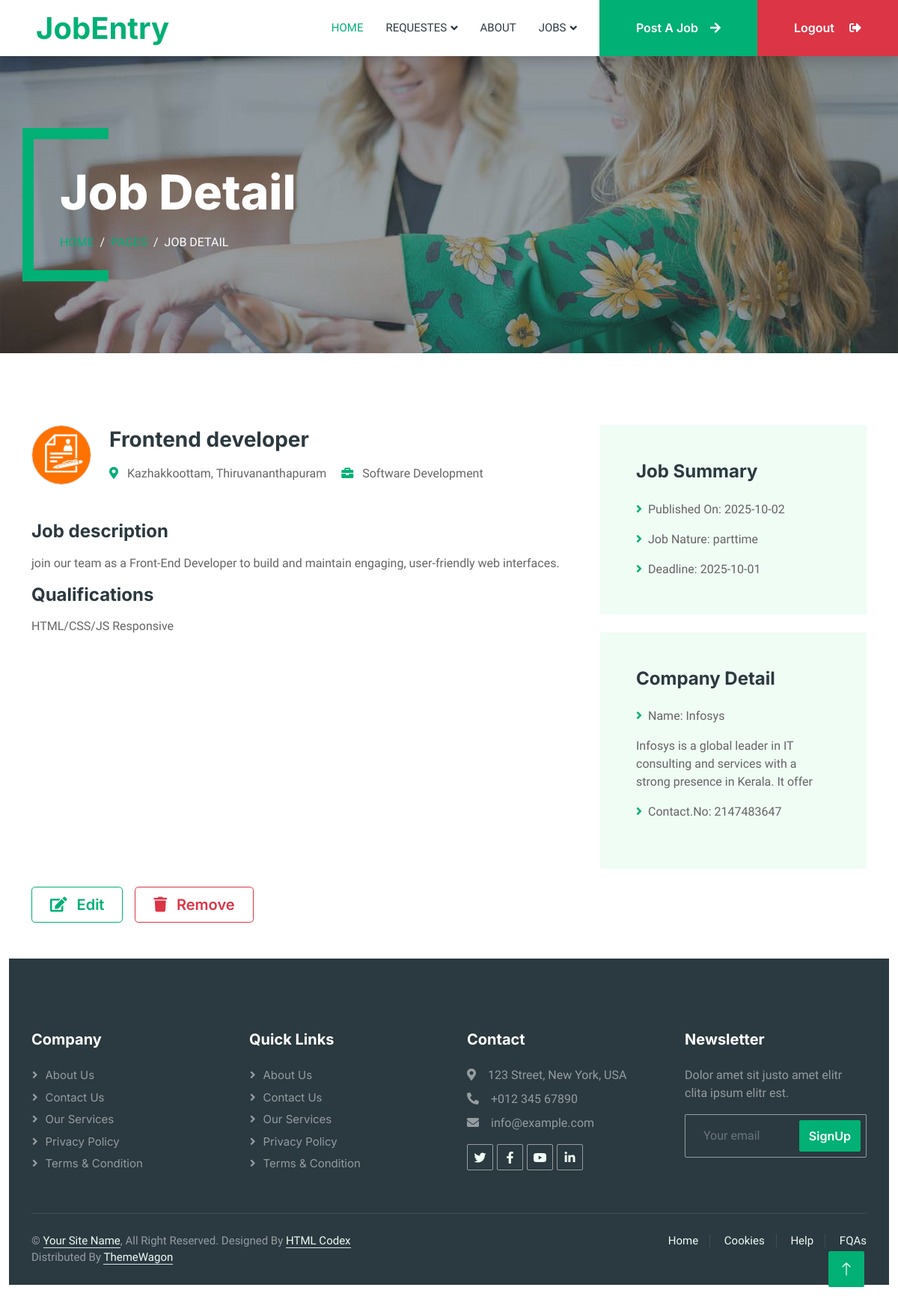
The app's page /Company/jobdetails.php?postid=29 with its own data.
### tables this page shows
CREATE TABLE `tbl_companypost` (
  `postid` int(11) NOT NULL,
  `postname` varchar(30) NOT NULL,
  `companyid` int(11) NOT NULL,
  `postdate` date NOT NULL,
  `criteria` varchar(100) NOT NULL,
  `enddate` date NOT NULL,
  `jobtypeid` int(11) NOT NULL,
  `jobtime` varchar(50) NOT NULL,
  `jobdescription` varchar(100) NOT NULL
);

CREATE TABLE `tbl_location` (
  `locationid` int(11) NOT NULL,
  `locationname` varchar(30) NOT NULL,
  `districtid` int(11) NOT NULL
);

CREATE TABLE `tbl_district` (
  `districtid` int(11) NOT NULL,
  `districtname` varchar(30) NOT NULL
);

CREATE TABLE `tbl_jobtype` (
  `jobtypeid` int(11) NOT NULL,
  `jobtypename` varchar(100) NOT NULL
);

CREATE TABLE `tbl_company` (
  `companyid` int(11) NOT NULL,
  `name` varchar(50) NOT NULL,
  `email` varchar(30) NOT NULL,
  `photo` varchar(100) NOT NULL,
  `licensenumber` varchar(30) NOT NULL,
  `locationid` int(11) NOT NULL,
  `regdate` date NOT NULL,
  `contactnum` varchar(20) NOT NULL,
  `username` varchar(30) NOT NULL,
  `password` varchar(50) NOT NULL,
  `status` varchar(50) NOT NULL,
  `description` varchar(300) NOT NULL,
  `plan_id` int(11) NOT NULL,
  `renewaldate` date DEFAULT NULL
);

### dboperation.php (called while the page is built, shortened)
<?php
class dboperation
{
    public $con,$res;
    function __construct()
    {
        $this->con=mysqli_connect("localhost","root","","db_jobportalfinal");
    }
    public function executequery($sql)
    {
        $this->res=mysqli_query($this->con,$sql);
        return $this->res;
    }
}
?>

### Company/jobdetails.php (the view)
<?php
include("header.php");
include_once("../dboperation.php");
$obj = new dboperation();
if (isset($_GET['postid'])) {
    $postid =$_GET['postid'];
    $sql = "SELECT * FROM tbl_companypost c
        INNER JOIN tbl_jobtype j ON j.jobtypeid = c.jobtypeid
        INNER JOIN tbl_company cy ON cy.companyid = c.companyid
        INNER JOIN tbl_location l ON l.locationid = cy.locationid
        INNER JOIN tbl_district d ON d.districtid = l.districtid
        WHERE postid = $postid";
    $res = $obj->executequery($sql);
    $row = mysqli_fetch_assoc($res);
        $postname = $row['postname'];
        $criteria = $row['criteria'];
        $jobtime  = $row['jobtime'];
        $postdate = $row['postdate'];
        $enddate = $row['enddate'];
        $location = $row['locationname'];
        $dis = $row['districtname'];
        $job = $row['jobtypename'];
        $des= $row['description'];
        $cname = $row['name'];
        $contact = $row['contactnum'];
        $jobdes = $row['jobdescription'];
}
 else {
    echo "<p>No job selected.</p>";
    include("footer.php");
    exit;
}
?>
        <div class="container-xxl py-5 bg-dark page-header mb-5">
            <div class="container my-5 pt-5 pb-4">
                <h1 class="display-3 text-white mb-3 animated slideInDown">Job Detail</h1>
                <nav aria-label="breadcrumb">
                    <ol class="breadcrumb text-uppercase">
                        <li class="breadcrumb-item"><a href="index.php">Home</a></li>
                        <li class="breadcrumb-item"><a href="#">Pages</a></li>
                        <li class="breadcrumb-item text-white active" aria-current="page">Job Detail</li>
                    </ol>
                </nav>
            </div>
        </div>
<div class="container-xxl py-5 wow fadeInUp" data-wow-delay="0.1s">
    <div class="container">
        <div class="row gy-5 gx-4">
            <div class="col-lg-8">
                <div class="d-flex align-items-center mb-5">
                  <?php
                   if ($jobtime == "fulltime")
                {
                    ?>
                    <img class="img-fluid border rounded-circle" src="img/fulltime.jpg" alt="Full-time" style="width: 80px; height: 80px;">
                    <?php
                }
                    else
                    {
                    ?><img class="img-fluid border rounded-circle" src="img/parttime.png" alt="Part-time" style="width: 80px; height: 80px;"><?php
                    }
                        ?>
                    <div class="text-start ps-4">
                        <h3 class="mb-3"><?php echo $postname; ?></h3>
                        <span class="text-truncate me-3">
                            <i class="fa fa-map-marker-alt text-primary me-2"></i>
                            <?php echo $location . ", " . $dis; ?>
                            <i class="fa fa-briefcase text-primary me-2 ms-3"></i>
                            <?php echo $job; ?>
                        </span>
                    </div>
                </div>
                <div class="mb-5">
                    <h4 class="mb-3">Job description</h4>
                            <p><?php echo $jobdes; ?></p>
                    <h4 class="mb-3">Qualifications</h4>
                    <p><?php echo $criteria; ?></p>
                </div>
            </div>
<div class="col-lg-4">
    <div class="bg-light rounded p-5 mb-4">
        <h4 class="mb-4">Job Summary</h4>
        <p><i class="fa fa-angle-right text-primary me-2"></i>Published On: <?php echo $postdate; ?></p>
        <p><i class="fa fa-angle-right text-primary me-2"></i>Job Nature: <?php echo $jobtime; ?></p>
        <p class="m-0"><i class="fa fa-angle-right text-primary me-2"></i>Deadline: <?php echo $enddate; ?></p>
    </div>
    <div class="bg-light rounded p-5">
        <h4 class="mb-4">Company Detail</h4>
        <p><i class="fa fa-angle-right text-primary me-2"></i>Name: <?php echo $cname; ?></p>
        <p><?php echo $des; ?></p>
        <p><i class="fa fa-angle-right text-primary me-2"></i>Contact.No: <?php echo $contact; ?></p>
    </div>
</div>
<div class="col-lg-12 mt-4">
    <div class="d-flex justify-content-center justify-content-md-start gap-3 flex-wrap">
        <a href="jobedit.php?id=<?php echo $postid; ?>"
           class="btn btn-outline-primary btn-lg px-4 py-2">
            <i class="fa fa-edit me-2"></i> Edit
        </a>
        <a href="jobdelete.php?id=<?php echo $postid; ?>"
           class="btn btn-outline-danger btn-lg px-4 py-2"
           onclick="return confirm('Are you sure you want to delete this job?')">
            <i class="fa fa-trash me-2"></i> Remove
        </a>
    </div>
</div>
    </div>
</div>
<?php include("footer.php"); ?>

### Company/css/style.css (style rules this page uses)
:root { --primary: #00B074; --secondary: #2B9BFF; --light: #EFFDF5; --dark: #2B3940; }
.btn { font-family: 'Inter', sans-serif; font-weight: 600; transition: .5s; }
.header-carousel .container, .page-header .container { position: relative; padding: 45px 0 45px 35px; border-left: 15px solid var(--primary); }
.header-carousel .container::before, .header-carousel .container::after, .page-header .container::before, .page-header .container::after { position: absolute; content: ""; top: 0; left: 0; width: 100px; height: 15px; background: var(--primary); }
.header-carousel .container::after, .page-header .container::after { top: 100%; margin-top: -15px; }
.page-header { background: linear-gradient(rgba(43, 57, 64, .5), rgba(43, 57, 64, .5)), url(../img/carousel-1.jpg) center center no-repeat; background-size: cover; }
.breadcrumb-item + .breadcrumb-item::before { color: var(--light); }

### records on screen
tbl_companypost: postname "Frontend developer", tbl_location.locationname "Kazhakkoottam", tbl_district.districtname "Thiruvananthapuram", jobtypeid.jobtypename "Software Development", jobdescription "join our team as a Front-End Developer to build and maintain engaging, user-friendly web interfaces.", criteria "HTML/CSS/JS Responsive", postdate "2025-10-02", jobtime "parttime", enddate "2025-10-01", companyid.name "Infosys", companyid.description "Infosys is a global leader in IT consulting and services with a strong presence in Kerala. It offer", companyid.contactnum "2147483647"
